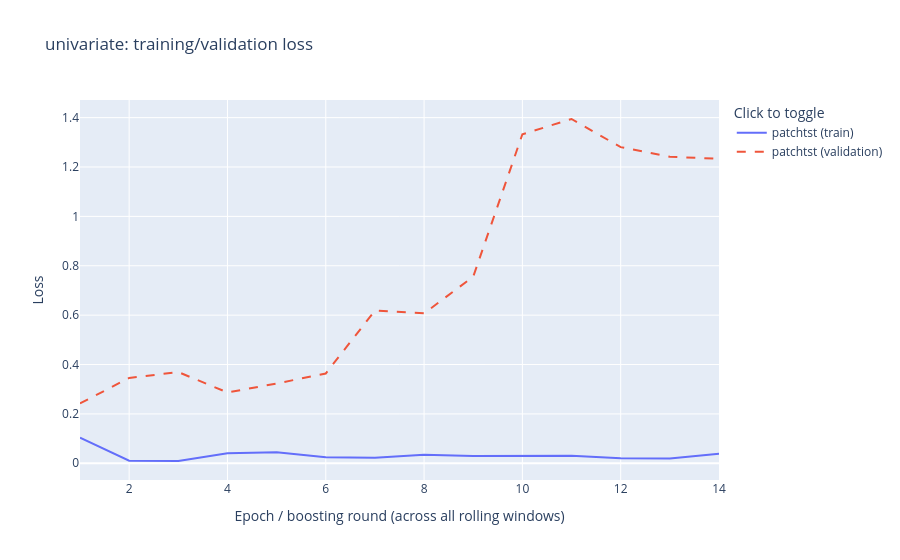

Here is the notebook cell this chart was saved with:
### Markdown cell above
**Trainings-/Validierungsverlust (Experiment 1):** nur für Modelle mit einem echten iterativen Verlust verfügbar -- PatchTST (Verlust je Epoche, über die gesamte rollierende Auswertung hinweg aneinandergereiht: Erstanpassung + jedes Warm-Start-Update). SARIMA (Maximum-Likelihood-Schätzung), Chronos (Zero-Shot) und die Baselines haben keinen vergleichbaren Verlaufswert und erscheinen hier nicht.

### Code cell
univariate_loss_fig = compare_loss_curves(univariate_results, 'univariate')
if univariate_loss_fig is not None: display(univariate_loss_fig)
else: print('Kein Modell in Experiment 1 mit verfuegbarer Verlustkurve.')

### Figure 1 — Plotly figure (JSON) as saved in the notebook; plotly's stock layout.template omitted (floating-point values rounded to 4 significant figures)
{"data": [{"legendgroup": "patchtst", "mode": "lines", "name": "patchtst (train)", "type": "scatter", "x": [1, 2, 3, 4, 5, 6, 7, 8, 9, 10, 11, 12, 13, 14], "y": [0.1038, 0.01052, 0.009259, 0.04102, 0.04481, 0.02424, 0.02239, 0.03446, 0.0299, 0.02876, 0.03046, 0.0209, 0.01956, 0.03906]}, {"legendgroup": "patchtst", "line": {"dash": "dash"}, "mode": "lines", "name": "patchtst (validation)", "type": "scatter", "x": [1, 2, 3, 4, 5, 6, 7, 8, 9, 10, 11, 12, 13, 14], "y": [0.2423, 0.3456, 0.3695, 0.2867, 0.3231, 0.3637, 0.6185, 0.6072, 0.7558, 1.333, 1.394, 1.28, 1.242, 1.233]}], "layout": {"legend": {"title": {"text": "Click to toggle"}}, "title": {"text": "univariate: training/validation loss"}, "xaxis": {"title": {"text": "Epoch / boosting round (across all rolling windows)"}}, "yaxis": {"title": {"text": "Loss"}}}}
